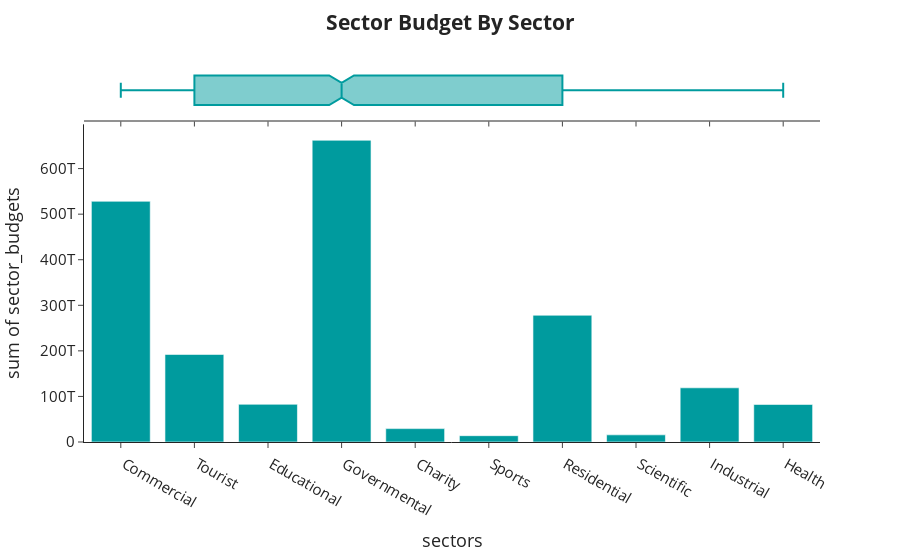

Notebook cell for this chart:
### Code cell
# 1-Interactive Plot ( histogram ) : Plot Histrogram of Sector Budget By Sector

fig = px.histogram(df, x="sectors",y="sector_budgets", marginal="box",template ="simple_white",
                   color_discrete_sequence = px.colors.diverging.Tropic)

fig.update_layout(title_text="<b> Sector Budget By Sector </b>",
                  title_x=0.5,
                  font_size=15)

### Figure 1 — Plotly figure (JSON) as saved in the notebook; plotly's stock layout.template omitted (floating-point values rounded to 4 significant figures; data arrays with more than 128 entries replaced by an {"elided": "..."} marker saying what was removed)
{"data": [{"alignmentgroup": "True", "bingroup": "x", "histfunc": "sum", "hovertemplate": "sectors=%{x}<br>sum of sector_budgets=%{y}<extra></extra>", "legendgroup": "", "marker": {"color": "rgb(0, 155, 158)", "pattern": {"shape": ""}}, "name": "", "offsetgroup": "", "orientation": "v", "showlegend": false, "type": "histogram", "x": {"elided": "2179 str values"}, "xaxis": "x", "y": {"elided": "2179 int values"}, "yaxis": "y"}, {"alignmentgroup": "True", "hovertemplate": "sectors=%{x}<extra></extra>", "legendgroup": "", "marker": {"color": "rgb(0, 155, 158)"}, "name": "", "notched": true, "offsetgroup": "", "showlegend": false, "type": "box", "x": {"elided": "2179 str values"}, "xaxis": "x2", "yaxis": "y2"}], "layout": {"autosize": true, "barmode": "relative", "font": {"size": 15}, "legend": {"tracegroupgap": 0}, "margin": {"t": 60}, "title": {"text": "<b> Sector Budget By Sector </b>", "x": 0.5}, "xaxis": {"anchor": "y", "autorange": true, "domain": [0, 1], "range": [-0.5, 9.5], "title": {"text": "sectors"}, "type": "category"}, "xaxis2": {"anchor": "y2", "autorange": true, "domain": [0, 1], "matches": "x", "range": [-0.5, 9.5], "showticklabels": false, "type": "category"}, "yaxis": {"anchor": "x", "autorange": true, "domain": [0, 0.8316], "range": [0, 697100000000000.0], "title": {"text": "sum of sector_budgets"}, "type": "linear"}, "yaxis2": {"anchor": "x2", "autorange": true, "domain": [0.8416, 1], "matches": "y2", "range": [-0.5, 0.5], "showline": false, "showticklabels": false, "ticks": "", "type": "category"}}}
